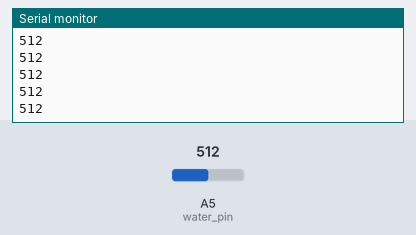
Simulated run of this sketch. Board: Arduino Uno, built with avr-gcc and run on an emulated ATmega328P. Parts: the last lines printed to the serial monitor. The test bench sets the inputs (shaded band); at power-on: A5 (water_pin) = 512.

Above: at 1.2 s.
1.3 s: A5 (water_pin) set to 716
At 1.31 s:
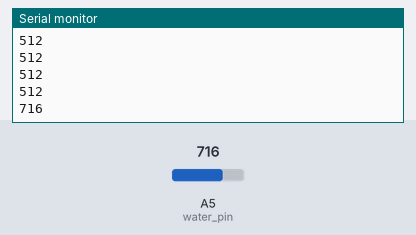
2.8 s: A5 (water_pin) set to 900
At 2.81 s:
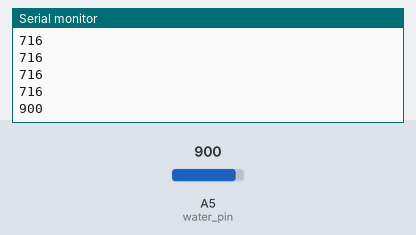
Timing chart, 0 to 5.8 s (numbered marks = the images above; inputs shaded):
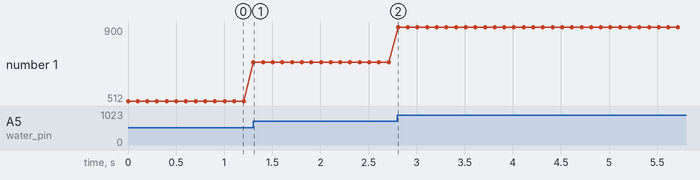

The sketch:

water_level_sensor.ino
```cpp
/*
  수분 수위감지 센서는 '토양 수분감지 센서', '빗방울 감지센서' 원리와 동일
  몰탱크나 수조와 같이 물이 담긴 용기의 수위를 측정하는데 이용할 수 있음
  세로로 위치한 전극 부분은 수위에 따라 저항값이 변하고, 이에 따라 전류값도 변하게 됨.
*/

// 수분량이 증가 -> 수위 높아지면 -> 저항 감소, 전류 증가
// 수분량 감소 -> 수위 감소 -> 저항 증가, 전류 감소

int water_pin = A5;
void setup() {
  Serial.begin(9600);
}

void loop(){
  int val = analogRead(A5);   // 수분수위센서값을 'val'에 저장
  Serial.println(val);       // 센서값을 시리얼 모니터로 출력
  delay(100);
}

// 수위 센서의 값 변화에 따른 LED 조절
// int water_pin = A5;      //수분수위센서 A5에 연결
// int LED1 = 2;            // LED를 각각 디지털핀 2,3,4에 연결
// int LED2 = 3;
// int LED3 = 4;

// void setup() {
//   Serial.begin(9600);
//   pinMode( 2,   OUTPUT);  // 디지털핀 2,3,4를 출력으로 설정
//   pinMode( 3,   OUTPUT);
//   pinMode( 4,   OUTPUT);
// }

// void loop(){
//   int val = analogRead(A5);   // 수분수위센서값을 'val'에 저장
//   Serial.println(val);       // 센서값을 시리얼 모니터로 출력
//   delay(100);

//   if(val <= 400){              // 센서값이 400 이하면 모든 LED OFF
//     digitalWrite( 2, LOW);
//     digitalWrite( 3, LOW);
//     digitalWrite( 4, LOW);
//     delay(100);
//   }
//    else if( 400 < val && val <= 680 ){   // 400 < 센서값 ≤500 이면 빨간 LED ON
//     digitalWrite( 2, HIGH);
//     digitalWrite( 3, LOW);
//     digitalWrite( 4, LOW);
//     delay(100);
//   }
//    else if( 680 < val && val <= 730){   // 680< 센서값 ≤730 이면 빨,노 LED ON
//     digitalWrite( 2, HIGH);
//     digitalWrite( 3, HIGH);
//     digitalWrite( 4, LOW);
//     delay(100);
//   }
//    else {                                // 센서값 > 730 이면 빨,노,파 LED ON
//     digitalWrite( 2, HIGH);
//     digitalWrite( 3, HIGH);
//     digitalWrite( 4, HIGH);
//     delay(100);
//   }
// }
```

Measured:
- after the input at 1.3 s, the serial monitor: prints a new line at once (image 1)
- after the input at 2.8 s, the serial monitor: prints a new line at once (image 2)
- plotted number 1: 512 → 716 after the input at 1.3 s, 716 → 900 after the input at 2.8 s
